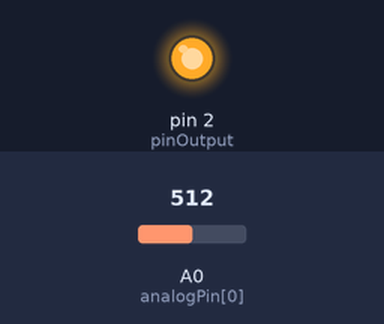
A sketch run on a simulated Arduino Mega 2560, built with avr-gcc and run on an emulated ATmega2560. Parts: output pins drawn as LEDs (lit = HIGH). Inputs (shaded band) come from the test bench; at power-on: A0 (analogPin[0]) = 512. What the sketch prints to the serial monitor is not drawn.

Above: at 1.2 s.
1.3 s: A0 (analogPin[0]) set to 306
Timing chart, 0 to 4.3 s (numbered marks = the images above; inputs shaded):
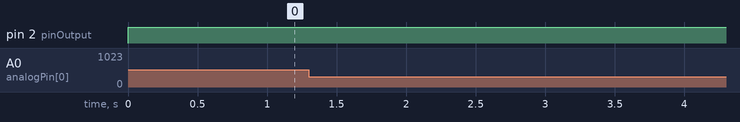

The sketch:

readOnePoint.ino
```cpp
const int pinOutput = 2;
const int analogPin[14] = {A0, A1, A2, A3, A4, A5, A6, A7, A8, A9, A10, A11, A12, A13}; // массив названий аналоговых пинов
const int N_dots = 1; // кол-во считываемых датичиков
float analogValue[14]; // массив для хранения информации о считанных данных
float buf_analogValue[14]; // буфер для хранения информации о считанных данных на предыдущей итерации

float accelaration_start[3] = {-0.3, -0.5, -0.5}; // ускорение для начала работы

float accelaration_stop[3] = {1, 0.1, 0.1}; // ускорение для конца работы

float baseLine[14]; // массив тарированных значений

void setup() {
  pinMode(pinOutput, OUTPUT);
  Serial.begin(115200);

  digitalWrite(pinOutput, HIGH);
  for (int n = 0; n < N_dots; n++){ // первое тарирование на свободном датчике
    analogValue[n] = analogRead(analogPin[n]);
    buf_analogValue[n] = analogValue[n];
  }
  digitalWrite(pinOutput, LOW);
}

int av[14] = {0, 0, 0, 0, 0, 0, 0, 0, 0, 0, 0, 0, 0, 0}; // массив для хранения среднего арифметического
float accelaration[14]; // массив для хранения ускорений
int flag[14] = {0, 0, 0, 0, 0, 0, 0, 0, 0, 0, 0, 0, 0, 0}; // массив для хранения флагов о начале отключения тарирования
float res[14] = {0, 0, 0, 0, 0, 0, 0, 0, 0, 0, 0, 0, 0, 0};
int r1 = 2200;

int steps = 0;

void loop() {
  for (int i = 0; i < 40; i++){
    for (int j = 0; j < 5; j++){
      for (int n = 0; n < N_dots; n++){
        digitalWrite(pinOutput, HIGH);
        analogValue[n] = analogRead(analogPin[n]);
        av[n] += analogValue[n];
      }
      delay(5);
    }

    for (int n = 0; n < N_dots; n++){
      analogValue[n] = av[n]/5.0;
      av[n] = 0;

      accelaration[n] = (analogValue[n]-buf_analogValue[n])/25.0;

      if (accelaration[n] < accelaration_start[n] && steps > 20){
        Serial.print("Start"); Serial.print(" ");
        flag[n] = 1;
      }else if (accelaration[n] > accelaration_stop[n]){
        flag[n] = 0;
        steps = 0;
      }

      if (flag[n] != 1){
        baseLine[n] = analogValue[n];
      }
      res[n] = r1 * (5 * analogValue[n]/1024.0)/(5 - 5 * analogValue[n]/1024.0);
      Serial.print(steps); Serial.print(" ");

      Serial.print(analogValue[n] - baseLine[n]); Serial.print(" ");

      Serial.print(accelaration[n]); Serial.print(" ");

      buf_analogValue[n] = analogValue[n];
      if (flag != 1 && steps < 22){
        steps++;
      }
    }
    Serial.println("");
  }
}
```

Measured:
- after the input at 1.3 s, every drawn part: stays the same
